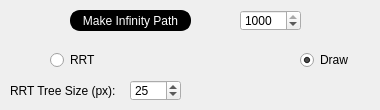
     <widget class="QWidget" name="Planning">
      <attribute name="title">
       <string>Planning</string>
      </attribute>
      <widget class="QPushButton" name="make_inf_path">
       <property name="geometry">
        <rect>
         <x>70</x>
         <y>10</y>
         <width>121</width>
         <height>21</height>
        </rect>
       </property>
       <property name="styleSheet">
        <string notr="true">QPushButton {
                color: rgb(255, 255, 255);
                background-color: rgb(0, 0, 0);
                border-style: outset;
                border-width: 2px;
                border-radius: 10px;
                border-color: rgb(0, 0, 0);
                min-width: 1em;
                padding: 1px;
            }
            QPushButton:hover {
                background-color: rgb(100, 100, 100);
                color: rgb(255, 255, 255);
                border-style: inset;
			  border-color: rgb(0, 255, 0);
            }</string>
       </property>
       <property name="text">
        <string>Make Infinity Path</string>
       </property>
       <property name="checkable">
        <bool>true</bool>
       </property>
       <property name="checked">
        <bool>false</bool>
       </property>
      </widget>
      <widget class="QSpinBox" name="infinity_size">
       <property name="geometry">
        <rect>
         <x>240</x>
         <y>10</y>
         <width>61</width>
         <height>21</height>
        </rect>
       </property>
       <property name="minimum">
        <number>1</number>
       </property>
       <property name="maximum">
        <number>1000</number>
       </property>
       <property name="singleStep">
        <number>100</number>
       </property>
       <property name="value">
        <number>1000</number>
       </property>
      </widget>
      <widget class="QRadioButton" name="RRTradio">
       <property name="geometry">
        <rect>
         <x>50</x>
         <y>50</y>
         <width>71</width>
         <height>20</height>
        </rect>
       </property>
       <property name="text">
        <string>RRT</string>
       </property>
      </widget>
      <widget class="QRadioButton" name="drawradio">
       <property name="geometry">
        <rect>
         <x>300</x>
         <y>50</y>
         <width>71</width>
         <height>20</height>
        </rect>
       </property>
       <property name="text">
        <string>Draw</string>
       </property>
       <property name="checked">
        <bool>true</bool>
       </property>
      </widget>
      <widget class="QSpinBox" name="RRTtreesizebox">
       <property name="geometry">
        <rect>
         <x>130</x>
         <y>80</y>
         <width>51</width>
         <height>21</height>
        </rect>
       </property>
       <property name="minimum">
        <number>1</number>
       </property>
       <property name="maximum">
        <number>100</number>
       </property>
       <property name="value">
        <number>25</number>
       </property>
      </widget>
      <widget class="QLabel" name="RRTtreesizelabel_2">
       <property name="geometry">
        <rect>
         <x>10</x>
         <y>80</y>
         <width>121</width>
         <height>21</height>
        </rect>
       </property>
       <property name="text">
        <string>RRT Tree Size (px):</string>
       </property>
      </widget>
     </widget>
